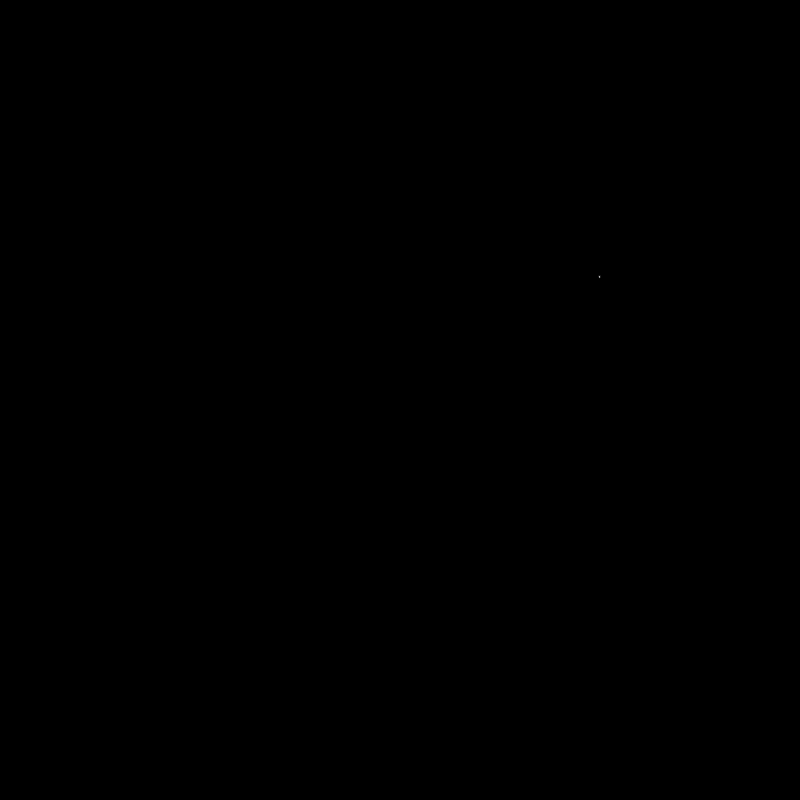
Frame 1 (no input)
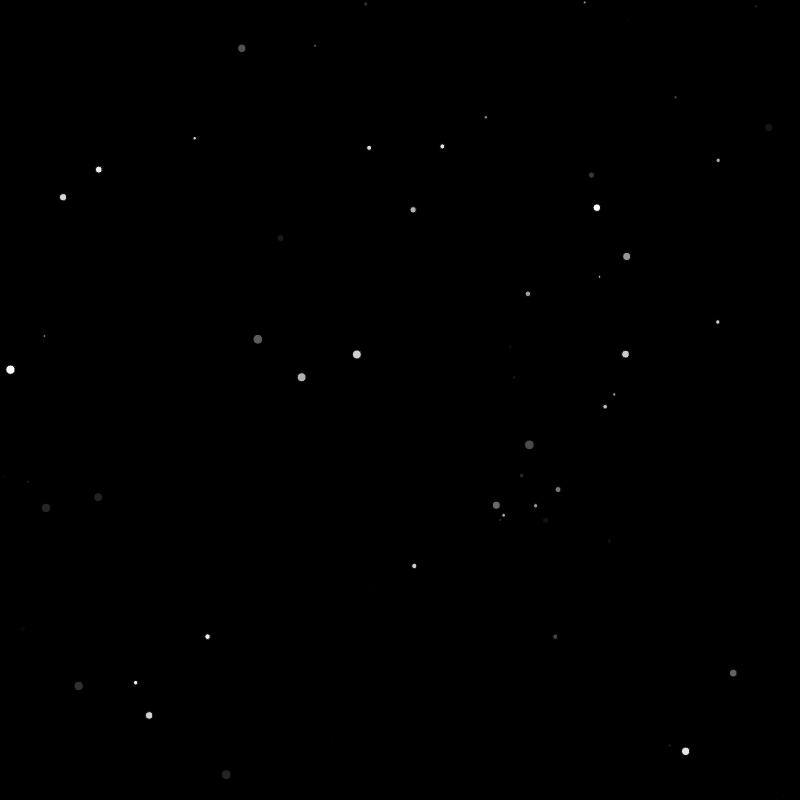
Frame 60 (no input)
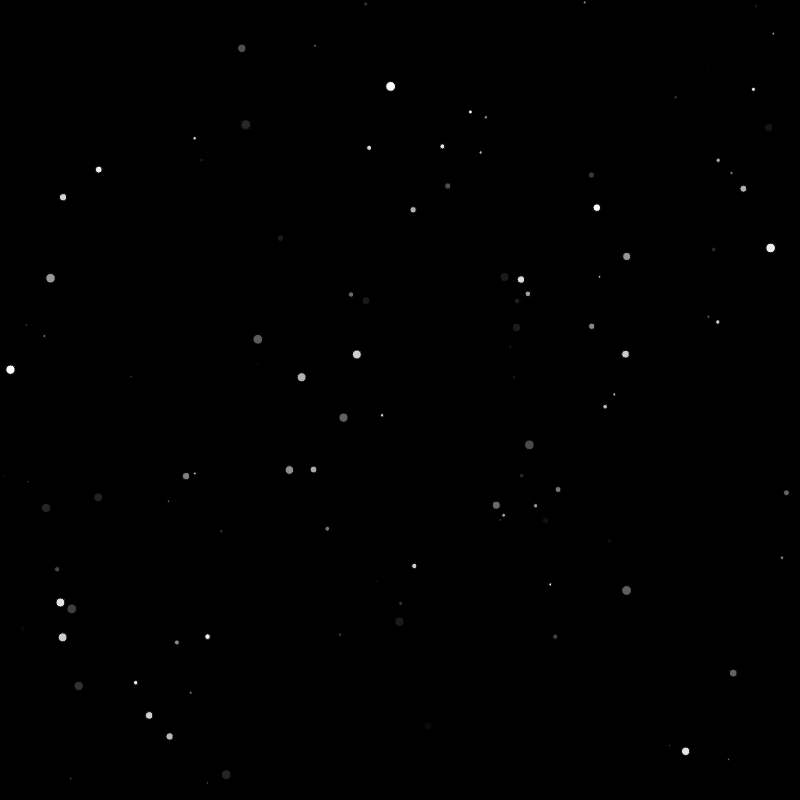
Frame 120 (the mouse pressed at the canvas centre since frame 60)

The p5.js sketch that drew these frames (run headless with seeded random() and noise() and a simulated clock; from frame 60 on, the mouse is pressed at the canvas centre):

// p5.js sketch
// ── sketch.js
function setup() {
  createCanvas(800, 800);
  background(0);
}

function draw() {
  fill(random(255));
  var starSize = random(1, 10);
  ellipse(random(800), random(800), starSize, starSize);
}
